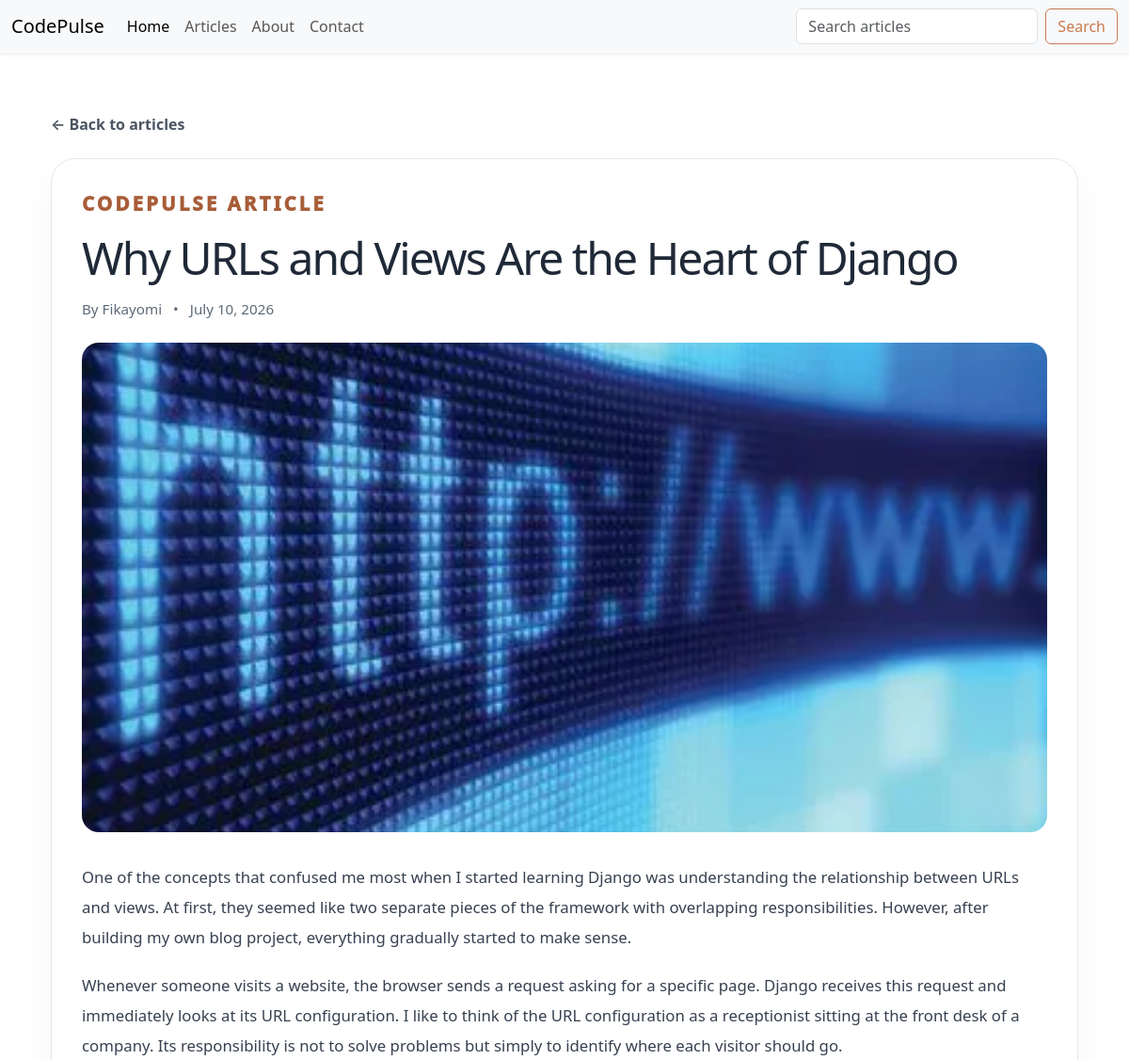
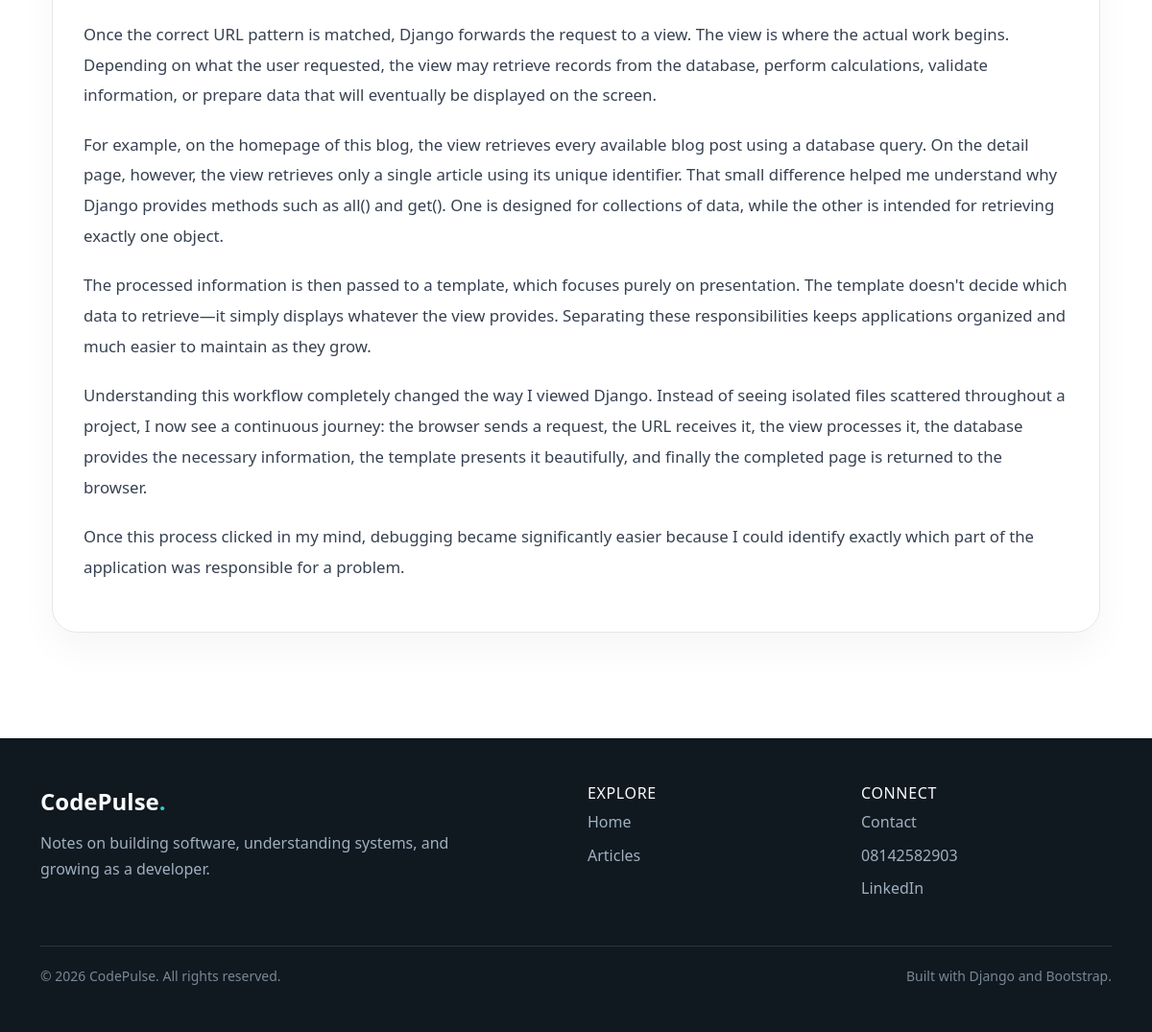
/blog/5/, run on the app's committed database (2 pictures, top to bottom).
### blog/models.py (models this page shows)
class Blog(models.Model):
    unit = models.ForeignKey(
        Unit,
        on_delete=models.SET_NULL,
        related_name='articles',
        null=True,
        blank=True,
    )
    title = models.CharField(max_length=200)
    slug = models.SlugField(max_length=200)
    content = models.TextField()
    image_url = models.ImageField()
    author = models.CharField(max_length=200)
    created_at = models.DateTimeField(auto_now_add=True)
    updated_at = models.DateTimeField(auto_now=True)

### blog/views.py (the view)
# urls.py: path('<int:id>/', views.detail, name='detail'),
def detail(request , id):
    post = Blog.objects.get(id=id)
    return render(request, 'blog/detail.html', {'post': post})

### blog/templates/blog/detail.html
{% extends 'blog/base.html' %}
{% block content %}
<section class="article-detail">
    <div class="container">
        {% if post.unit %}
            <a href="{% url 'unit_articles' post.unit.slug %}" class="article-detail__back">← Back to {{ post.unit.name }}</a>
        {% else %}
            <a href="{% url 'articles' %}" class="article-detail__back">← Back to articles</a>
        {% endif %}
        <article class="article-detail__card">
            <p class="section-label article-detail__label">CodePulse article</p>
            <h1>{{ post.title }}</h1>
            <div class="article-detail__meta">
                <span>By {{ post.author }}</span>
                <span>•</span>
                <span>{{ post.created_at|date:'F j, Y' }}</span>
            </div>
            <img src="{{ post.image_url.url }}" alt="{{ post.title }}">
            <div class="article-detail__content">
                {{ post.content|linebreaks }}
            </div>
        </article>
    </div>
</section>
{% endblock %}

### blog/static/blog/css/style.css (style rules this page uses)
.section-label, .about-kicker, .contact-kicker { display: inline-block; margin-bottom: 1rem; color: #a85d38; font-size: 1.3rem; font-weight: 1000; letter-spacing: 0.14em; text-transform: uppercase; }
.article-detail { padding: 4rem 0 5rem; }
.article-detail__back { display: inline-flex; align-items: center; margin-bottom: 1.5rem; color: #4b5563; font-weight: 600; text-decoration: none; }
.article-detail__card { padding: 2rem; background: #ffffff; border: 1px solid #e5e7eb; border-radius: 26px; box-shadow: 0 18px 38px rgba(15, 23, 42, 0.04); }
.article-detail__label { margin-bottom: 1rem; }
.article-detail__card h1 { margin: 0; color: #1f2937; font-size: clamp(2.2rem, 4vw, 4rem); letter-spacing: -0.04em; line-height: 1.1; }
.article-detail__meta { display: flex; flex-wrap: wrap; align-items: center; gap: 0.75rem; margin: 1rem 0 1.5rem; color: #5d6a77; font-size: 0.95rem; }
.article-detail__card img { display: block; width: 100%; max-height: 520px; margin-bottom: 2rem; object-fit: cover; border-radius: 18px; }
.article-detail__content { color: #374151; font-size: 1.05rem; line-height: 1.9; }
.article-detail__content p { margin-bottom: 1.2rem; }

### data on the page
Blog: title "Why URLs and Views Are the Heart of Django", author "Fikayomi", created_at "July 10, 2026", image_url (picture), content "One of the concepts that confused me most when I started learning Django was understanding the relationship between URLs and views. At first, they seemed like two separate pieces of the framework with overlapping responsibilities. However, after building my own blog project, everything gradually started to make sense. Whenever someone visits a website, the browser sends a request asking for a specific page. Django receives this request and immediately looks at its URL configuration. I like to think of the URL configuration as a receptionist sitting at the front desk of a company. Its responsibility is not to solve problems but simply to identify where each visitor should go. Once the…"
